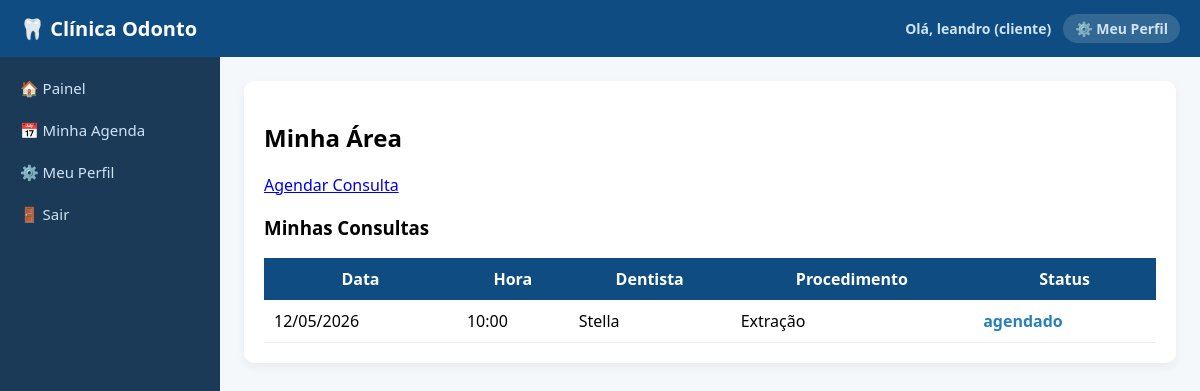
Page /minha_area (signed in) on the earlier database version.
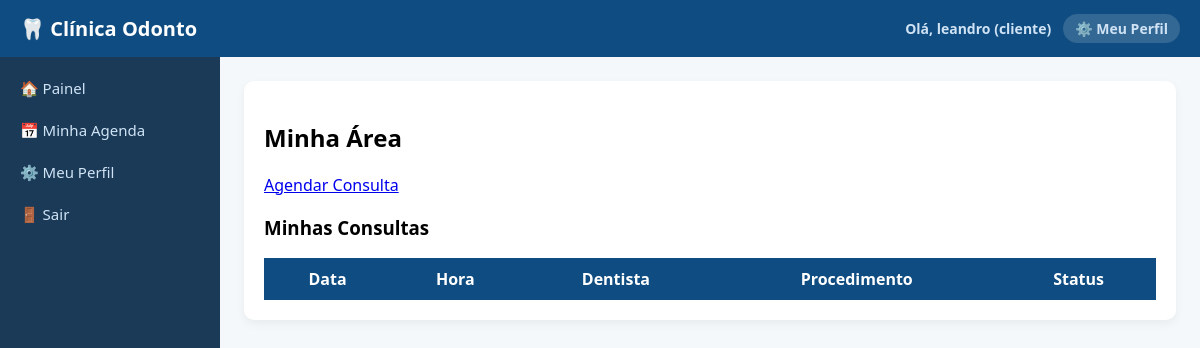
Same page on the later database version.
### tables this page shows
CREATE TABLE consultas (
            id INTEGER PRIMARY KEY AUTOINCREMENT,
            paciente_id INTEGER,
            dentista_id INTEGER,
            data TEXT,
            hora TEXT,
            procedimento TEXT,
            status TEXT
        );

CREATE TABLE usuarios (
            id INTEGER PRIMARY KEY AUTOINCREMENT,
            nome TEXT,
            email TEXT UNIQUE,
            senha TEXT,
            tipo TEXT,
            especialidade TEXT,
            cro TEXT
        );

### routes/main.py (the view)
@main.route('/minha_area')
def minha_area():
    if 'usuario_id' not in session:
        return redirect('/login')
    conn = get_db_connection()
    cur = conn.cursor()
    cur.execute(f'''
        SELECT c.*, u.nome as dentista_nome
        FROM consultas c
        LEFT JOIN usuarios u ON u.id = c.dentista_id
        LEFT JOIN pacientes p ON p.id = c.paciente_id
        WHERE p.usuario_id = {p()}
        ORDER BY c.data, c.hora
    ''', (session['usuario_id'],))
    rows = cur.fetchall()
    consultas = rows_as_dicts(rows, cur) if is_postgres() else rows
    conn.close()
    return render_template('minha_area.html', consultas=consultas)

### app.py (called while the page is built)
@app.template_filter('formatar_data')
def formatar_data(valor):
    if not valor:
        return '—'
    try:
        from datetime import datetime
        if '/' in str(valor):
            return valor
        dt = datetime.strptime(str(valor)[:10], '%Y-%m-%d')
        return dt.strftime('%d/%m/%Y')
    except:
        return valor

### db.py (called while the page is built)
def get_db_connection():
    if DATABASE_URL:
        import psycopg2
        import psycopg2.extras
        conn = psycopg2.connect(DATABASE_URL)
        conn.autocommit = False
        return conn
    else:
        conn = sqlite3.connect('database.db')
        conn.row_factory = sqlite3.Row
        return conn

def is_postgres():
    return bool(DATABASE_URL)

### routes/main.py (called while the page is built)
def p():
    return '%s' if is_postgres() else '?'

### templates/minha_area.html
{% extends "base.html" %}
{% block content %}
<div class="card">
<h2>Minha Área</h2>
<a href="/minha_area/nova_consulta">Agendar Consulta</a>
<h3>Minhas Consultas</h3>
<table>
<tr>
    <th>Data</th>
    <th>Hora</th>
    <th>Dentista</th>
    <th>Procedimento</th>
    <th>Status</th>
</tr>
{% for c in consultas %}
<tr>
    <td>{{ c.data | formatar_data }}</td>
    <td>{{ c.hora }}</td>
    <td>{{ c.dentista_nome }}</td>
    <td>{{ c.procedimento }}</td>
    <td class="status-{{ c.status }}">{{ c.status }}</td>
</tr>
{% endfor %}
</table>
</div>
{% endblock %}

Differences in the rows shown:
removed consultas: data "12/05/2026", hora "10:00", dentista_nome "Stella", procedimento "Extração", status "agendado"
